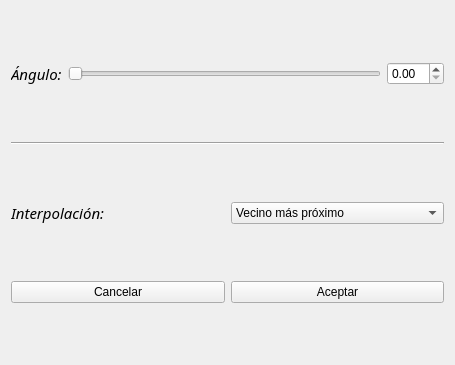
<?xml version="1.0" encoding="UTF-8"?>
<ui version="4.0">
 <class>Rotacion</class>
 <widget class="QWidget" name="Rotacion">
  <property name="geometry">
   <rect>
    <x>0</x>
    <y>0</y>
    <width>455</width>
    <height>365</height>
   </rect>
  </property>
  <property name="windowTitle">
   <string>Form</string>
  </property>
  <layout class="QVBoxLayout" name="verticalLayout">
   <item>
    <layout class="QHBoxLayout" name="horizontalLayout_2">
     <item>
      <widget class="QLabel" name="label">
       <property name="font">
        <font>
         <family>Arial Black</family>
         <pointsize>11</pointsize>
         <italic>true</italic>
        </font>
       </property>
       <property name="text">
        <string>Ángulo:</string>
       </property>
      </widget>
     </item>
     <item>
      <widget class="QSlider" name="hSliderAngulo">
       <property name="orientation">
        <enum>Qt::Horizontal</enum>
       </property>
      </widget>
     </item>
     <item>
      <widget class="QDoubleSpinBox" name="dSpinBoxAngulo"/>
     </item>
    </layout>
   </item>
   <item>
    <widget class="Line" name="line_7">
     <property name="orientation">
      <enum>Qt::Horizontal</enum>
     </property>
    </widget>
   </item>
   <item>
    <layout class="QHBoxLayout" name="horizontalLayout">
     <item>
      <widget class="QLabel" name="label_5">
       <property name="font">
        <font>
         <family>Arial Black</family>
         <pointsize>11</pointsize>
         <italic>true</italic>
        </font>
       </property>
       <property name="text">
        <string>Interpolación: </string>
       </property>
      </widget>
     </item>
     <item>
      <widget class="QComboBox" name="comboBoxInterpolacion">
       <item>
        <property name="text">
         <string>Vecino más próximo</string>
        </property>
       </item>
       <item>
        <property name="text">
         <string>Bilineal</string>
        </property>
       </item>
      </widget>
     </item>
    </layout>
   </item>
   <item>
    <layout class="QHBoxLayout" name="horizontalLayout_6">
     <item>
      <widget class="QPushButton" name="ButtonCancelar">
       <property name="text">
        <string>Cancelar</string>
       </property>
      </widget>
     </item>
     <item>
      <widget class="QPushButton" name="ButtonAceptar">
       <property name="text">
        <string>Aceptar</string>
       </property>
      </widget>
     </item>
    </layout>
   </item>
  </layout>
 </widget>
 <resources/>
 <connections/>
</ui>
